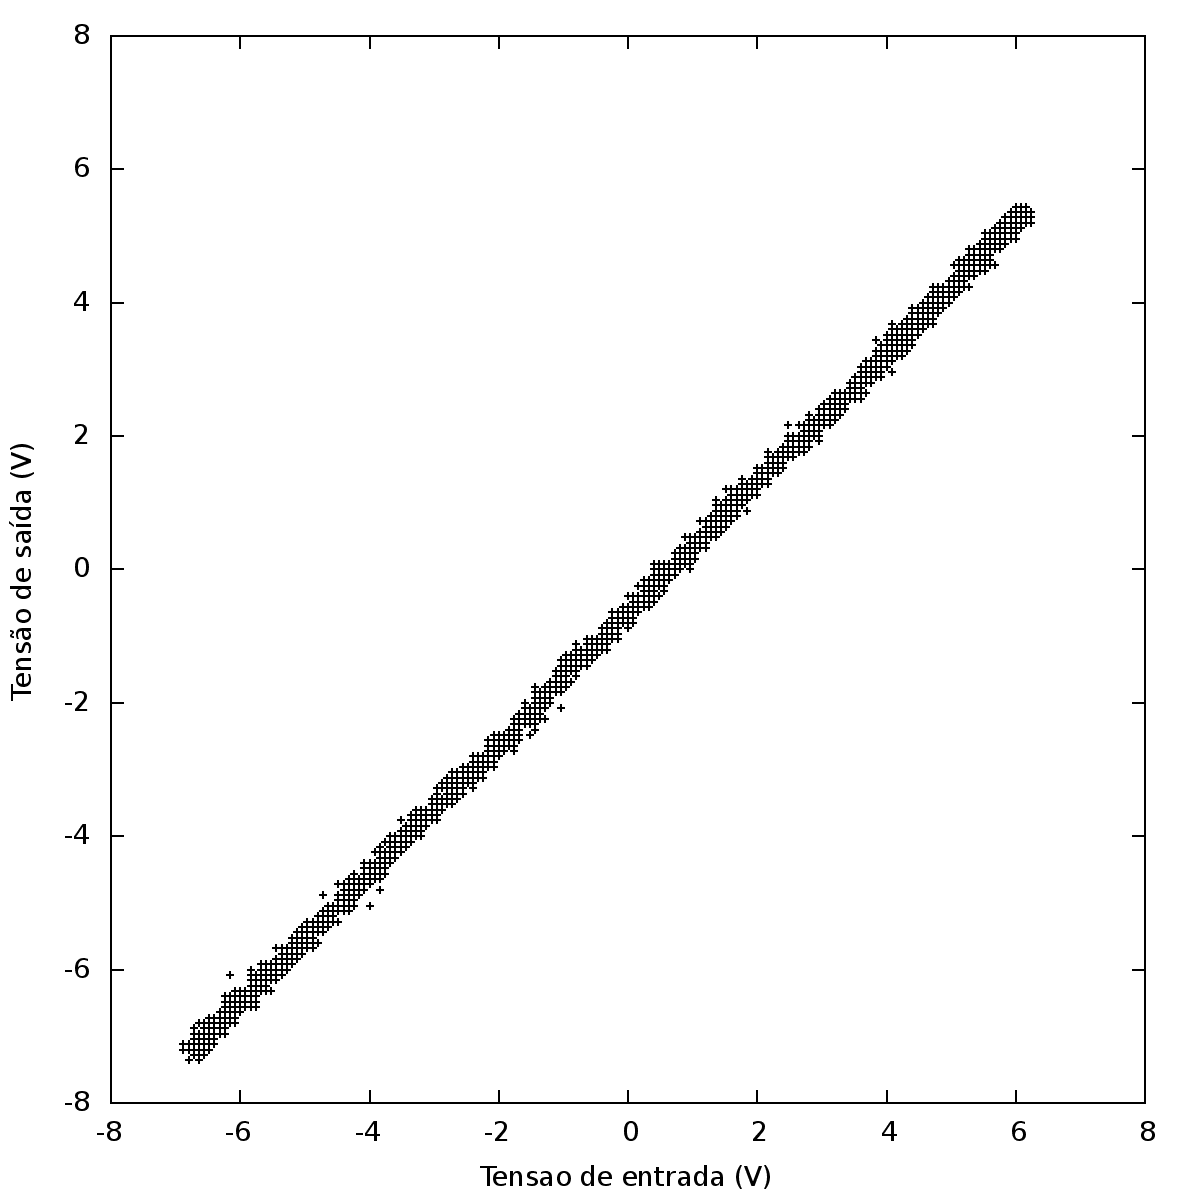

Generate this figure with gnuplot:
#2013 Samuel Balula, samuel.balula (you know what) tecnico.ulisboa.pt

#correr: gnuplot fit.gnuplot
#ou copiar e colar no ambiente interactivo do gnuplot
file = 'xy' #.dat
f(x) = m*x+b

#set fit logfile file.'.log' #Contem os parametros do ajuste
#fit f(x) file.".dat" using 1:2:3 via m,b

set xrange [-8 : 8]
set yrange [-8 : 8]
set xlabel "Tensao de entrada (V)"
set ylabel "Tensão de saída (V)"

#f(x) lt rgb "black" title 'f(x)=m*x+b',\

plot \
file.".dat" notitle lt rgb "black"

set terminal postscript eps color lw 1 "Sans" 20
set output file.'.eps'
replot

set terminal png size 1200,1200 enhanced lw 2 font "Sans,20"
set output file.'.png'
replot

#set terminal jpg color enhanced "Helvetica" 20
#set output file.'.jpg'
#replot

set terminal pdf
set output file.'.pdf'
replot

set terminal pop
